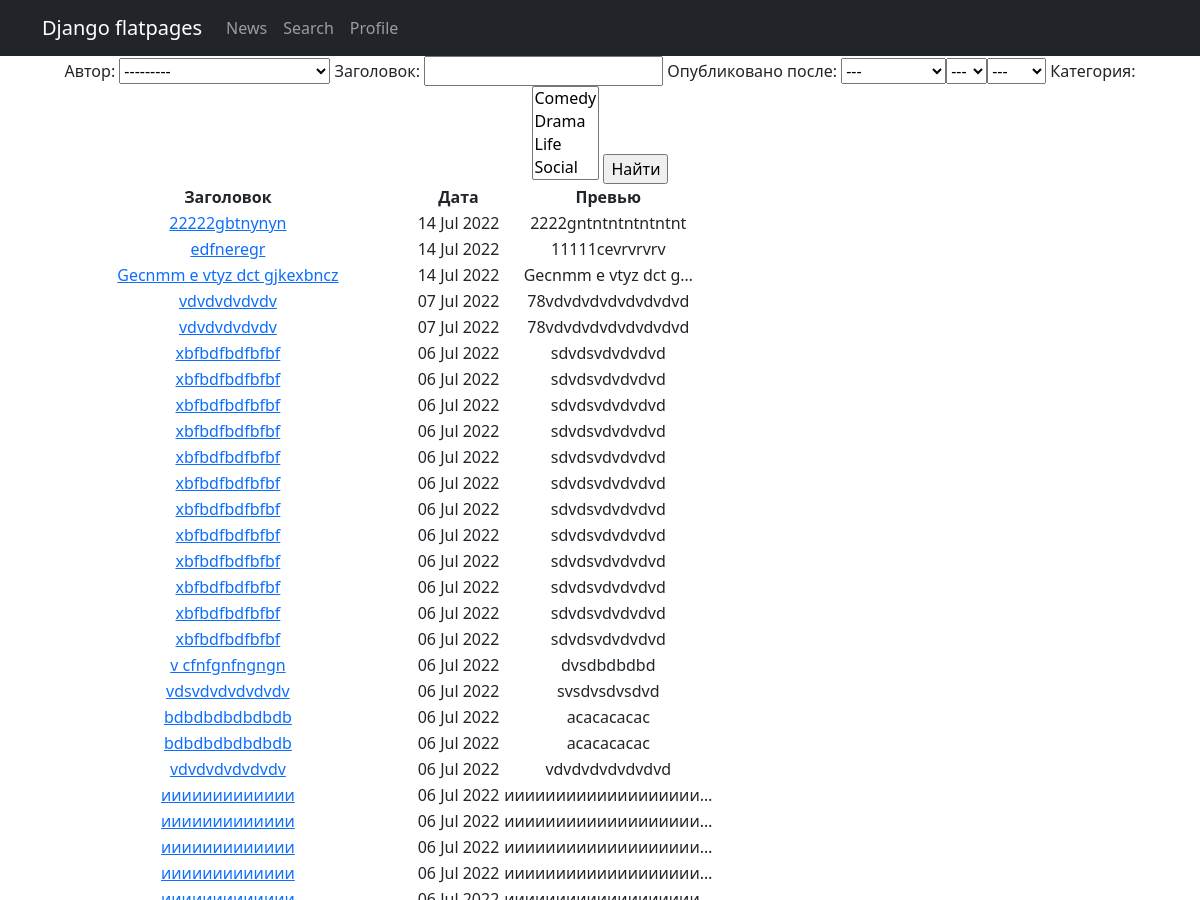
Page /news/search/ (upper part) on the earlier database version.
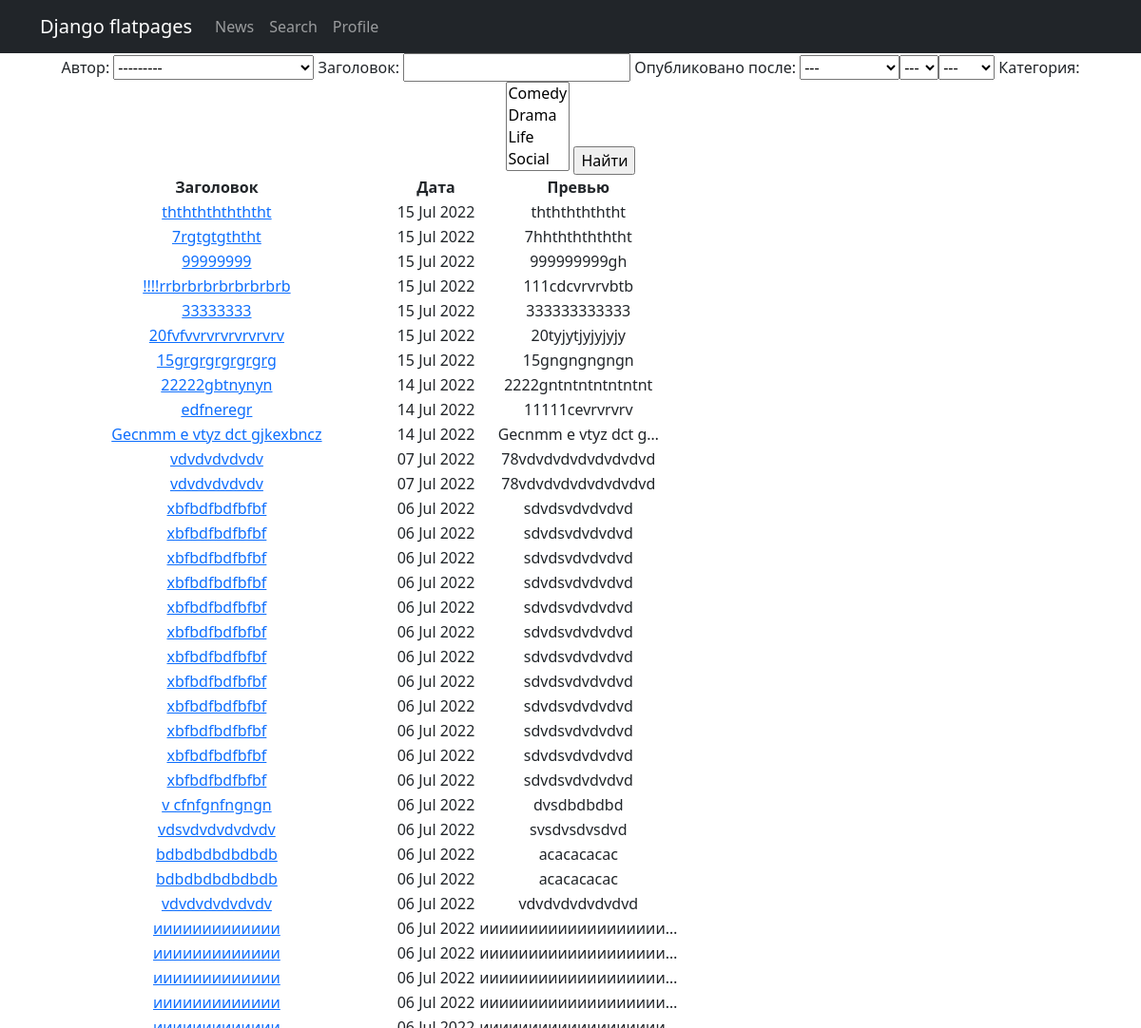
Same page on the later database version.
### news/models.py (models this page shows, shortened)
class Post(models.Model):
    article = 'ar'
    news = 'nw'
    NEWS_POST = [
        (article, 'Статья'),
        (news, 'Новость'),
    ]
    post_author = models.ForeignKey(Author, on_delete=models.CASCADE, verbose_name='Автор')
    news_post = models.CharField(max_length=2, choices=NEWS_POST, default=article)
    post_data = models.DateTimeField(auto_now_add=True)
    header_post = models.CharField(max_length=255)
    text_post = models.TextField()
    rating_post = models.IntegerField(default=0)
    post_category = models.ManyToManyField(Category, through='PostCategory', verbose_name='Категория')

### news/views.py (the view)
# urls.py: path('search/', Search.as_view(), name='search'),
class Search(ListView):
    model = Post
    ordering = '-id'
    template_name = 'search.html'
    context_object_name = 'search'
    paginate_by = 10
    def get_context_data(self,
                         **kwargs):
        context = super().get_context_data(**kwargs)
        context['filter'] = SearchFilter(self.request.GET,
                                         queryset=self.get_queryset())
        return context

### news/models.py (called while the page is built)
    def __str__(self):
        return self.author_user.username

    def __str__(self):
        return self.name_category

### news/templatetags/censor.py (called while the page is built)
@register.filter()
def censor(value):
   badwords = ('Алоха', 'пост', 'метис', 'привет')
   value = value.split()
   for index, word in enumerate(value):
      if any(badword in word for badword in badwords):
         value[index] = word[0] + "".join('*' if c.isalpha() else c for c in word)
         value[index] = value[index].replace('*', '', 1)
   return " ".join(value)

### templates/search.html (shortened to what this page needs)
{% extends 'flatpages/default.html' %}
{% load censor %}
{% block content %}
<form method="GET">
    {{ filter.form }}
    <input type="submit" value="Найти">
</form>
      <table>
           <tr>
               <td><b>Заголовок</b></td>
               <td><b>Дата</b></td>
               <td><b>Превью</b></td>
           </tr>
          {% for post in filter.qs %}
           <tr>
               <td> <a href = "{% url 'news_' post.id %}">{{ post.header_post|censor }}</a></td>
               <td>{{ post.post_data|date:'d M Y'}}</td>
               <td>{{ post.text_post|truncatechars:20|censor }}</td>
           </tr>
           {% endfor %}
       </table>
{% endblock content %}

Differences in the rows shown:
added Post: header_post|censor "thththththththt", post_data "15 Jul 2022", text_post|censor "ththththththt"
added Post: header_post|censor "7rgtgtgththt", post_data "15 Jul 2022", text_post|censor "7hhthththththt"
added Post: header_post|censor "99999999", post_data "15 Jul 2022", text_post|censor "999999999gh"
added Post: header_post|censor "!!!!rrbrbrbrbrbrbrbrb", post_data "15 Jul 2022", text_post|censor "111cdcvrvrvbtb"
added Post: header_post|censor "33333333", post_data "15 Jul 2022", text_post|censor "333333333333"
added Post: header_post|censor "20fvfvvrvrvrvrvrvrv", post_data "15 Jul 2022", text_post|censor "20tyjytjyjyjyjy"
added Post: header_post|censor "15grgrgrgrgrgrg", post_data "15 Jul 2022", text_post|censor "15gngngngngn"
